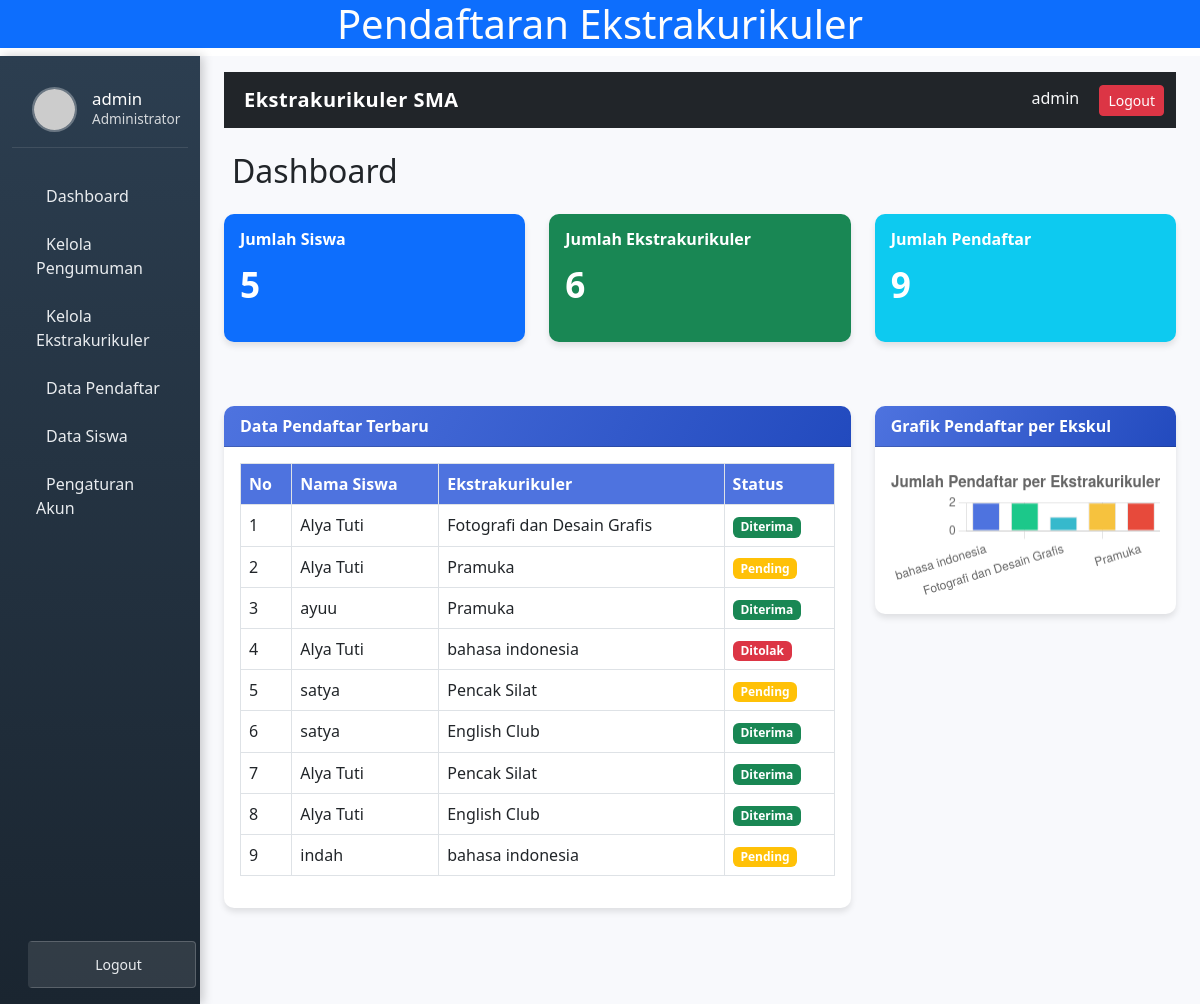
Page /a.php (signed in) on the committed database.
### tables this page shows
CREATE TABLE `pendaftaran` (
  `id_pendaftaran` int(11) NOT NULL,
  `id_siswa` int(11) NOT NULL,
  `id_ekskul` int(11) DEFAULT NULL,
  `tanggal_daftar` date DEFAULT NULL,
  `status_pendaftaran` enum('pending','diterima','ditolak') DEFAULT 'pending'
);

CREATE TABLE `siswa` (
  `id_siswa` int(11) NOT NULL,
  `id_user` int(11) NOT NULL,
  `nama` varchar(100) NOT NULL,
  `nisn` varchar(20) DEFAULT NULL,
  `kelas` varchar(20) DEFAULT NULL,
  `jenis_kelamin` enum('Laki-laki','Perempuan') DEFAULT NULL,
  `alamat` text DEFAULT NULL
);

CREATE TABLE `ekskul` (
  `id_ekskul` int(11) NOT NULL,
  `nama_ekskul` varchar(100) DEFAULT NULL,
  `pembina` varchar(100) NOT NULL,
  `deskripsi` text NOT NULL,
  `kuota` int(11) NOT NULL
);

### a.php (the view, shortened to what this page needs)
<?php
include "config.php";
$siswa_result = $conn->query("SELECT COUNT(*) AS total_siswa FROM siswa");
$total_siswa = $siswa_result->fetch_assoc()['total_siswa'] ?? 0;
$ekskul_result = $conn->query("SELECT COUNT(*) AS total_ekskul FROM ekskul");
$total_ekskul = $ekskul_result->fetch_assoc()['total_ekskul'] ?? 0;
$pendaftar_result = $conn->query("SELECT COUNT(*) AS total_pendaftar FROM pendaftaran");
$total_pendaftar = $pendaftar_result->fetch_assoc()['total_pendaftar'] ?? 0;
$data_result = $conn->query("
  SELECT p.id_pendaftaran, s.nama AS nama_siswa, e.nama_ekskul, p.status_pendaftaran
  FROM pendaftaran p
  JOIN siswa s ON p.id_siswa = s.id_siswa
  JOIN ekskul e ON p.id_ekskul = e.id_ekskul
  ORDER BY p.id_pendaftaran DESC
");
$chart_result = $conn->query("
  SELECT e.nama_ekskul, COUNT(*) AS total
  FROM pendaftaran p
  JOIN ekskul e ON p.id_ekskul = e.id_ekskul
  GROUP BY e.nama_ekskul
");
$chart_labels = [];
$chart_data = [];
while ($row = $chart_result->fetch_assoc()) {
    $chart_labels[] = $row['nama_ekskul'];
    $chart_data[] = $row['total'];
}
?>
<!DOCTYPE html>
<html lang="id">
<head>
    <link href="https://cdn.jsdelivr.net/npm/bootstrap@5.3.0/dist/css/bootstrap.min.css" rel="stylesheet">
</head>
<body>
    <h1 class="text-center bg-primary" style="color:rgb(253, 253, 253);">Pendaftaran Ekstrakurikuler</h1>
    <div class="container-fluid">
        <div class="row">
            <nav class="col-md-3 col-lg-2 d-md-block sidebar">
                <div class="user-info">
                    <img src="https://ui-avatars.com/api/?name=<?= urlencode($_SESSION['username']) ?>&background=4e73df&color=ffffff" alt="Admin">
                    <div class="user-details">
                        <h5><?= htmlspecialchars($_SESSION['username']) ?></h5>
                        <p>Administrator</p>
                    </div>
                </div>
                <div class="mt-4">
                    <a href="dashboard.php"><i class="fas fa-tachometer-alt"></i> Dashboard</a>
                    <a href="kelola_pengumuman.php"><i class="fas fa-bullhorn"></i> Kelola Pengumuman</a>
                    <a href="kelola_ekskul.php"><i class="fas fa-futbol"></i> Kelola Ekstrakurikuler</a>
                    <a href="daftar.php"><i class="fas fa-list"></i> Data Pendaftar</a>
                    <a href="kelola_siswa.php"><i class="fas fa-users"></i> Data Siswa</a>
                    <a href="#" data-bs-toggle="modal" data-bs-target="#accountModal"><i class="fas fa-user-cog"></i> Pengaturan Akun</a>
                </div>
                <div class="mt-auto p-3 text-center" style="position: absolute; bottom: 0; width: 100%;">
                    <a href="logout.php" class="btn logout-btn btn-sm" onclick="return confirm('Yakin ingin logout?')">
                        <i class="fas fa-sign-out-alt"></i> Logout
                    </a>
                </div>
            </nav>
            <main class="col-md-9 ms-sm-auto col-lg-10 px-md-4 content">
                <nav class="navbar navbar-expand-lg navbar-dark bg-dark mb-4">
                    <div class="container">
                        <a class="navbar-brand" href="#"><i class="fas fa-graduation-cap me-2"></i>Ekstrakurikuler SMA</a>
                        <div class="ms-auto">
                            <span class="text-light me-3"><?= htmlspecialchars($_SESSION['username']) ?></span>
                            <a href="logout.php" class="btn btn-danger btn-sm" onclick="return confirm('Yakin ingin logout?')">
                                <i class="fas fa-sign-out-alt"></i> Logout
                            </a>
                        </div>
                    </div>
                </nav>
                <h2 class="mb-4"><i class="fas fa-tachometer-alt me-2"></i>Dashboard</h2>
                <div class="row">
                    <div class="col-md-4 mb-3">
                        <div class="card text-white bg-primary">
                            <div class="card-body">
                                <div class="d-flex justify-content-between">
                                    <div>
                                        <h5 class="card-title">Jumlah Siswa</h5>
                                        <p class="stat-number"><?= $total_siswa ?></p>
                                    </div>
                                </div>
                            </div>
                        </div>
                    </div>
                    <div class="col-md-4 mb-3">
                        <div class="card text-white bg-success">
                            <div class="card-body">
                                <div class="d-flex justify-content-between">
                                    <div>
                                        <h5 class="card-title">Jumlah Ekstrakurikuler</h5>
                                        <p class="stat-number"><?= $total_ekskul ?></p>
                                    </div>
                                </div>
                            </div>
                        </div>
                    </div>
                    <div class="col-md-4 mb-3">
                        <div class="card text-white bg-info">
                            <div class="card-body">
                                <div class="d-flex justify-content-between">
                                    <div>
                                        <h5 class="card-title">Jumlah Pendaftar</h5>
                                        <p class="stat-number"><?= $total_pendaftar ?></p>
                                    </div>
                                </div>
                            </div>
                        </div>
                    </div>
                </div>
                <div class="row">
                    <div class="col-md-8">
                        <div class="card mt-4">
                            <div class="card-header">Data Pendaftar Terbaru</div>
                            <div class="card-body table-responsive">
                                <table class="table table-bordered table-hover">
                                    <thead>
                                        <tr>
                                            <th>No</th>
                                            <th>Nama Siswa</th>
                                            <th>Ekstrakurikuler</th>
                                            <th>Status</th>
                                        </tr>
                                    </thead>
                                    <tbody>
                                        <?php $no = 1;
                                        while ($row = $data_result->fetch_assoc()): ?>
                                            <tr>
                                                <td><?= $no++ ?></td>
                                                <td><?= htmlspecialchars($row['nama_siswa']) ?></td>
                                                <td><?= htmlspecialchars($row['nama_ekskul']) ?></td>
                                                <td>
                                                    <span class="badge
                                                        <?= $row['status_pendaftaran'] === 'diterima' ? 'bg-success' : ($row['status_pendaftaran'] === 'ditolak' ? 'bg-danger' : 'bg-warning') ?>">
                                                        <?= ucfirst($row['status_pendaftaran']) ?>
                                                    </span>
                                                </td>
                                            </tr>
                                        <?php endwhile; ?>
                                    </tbody>
                                </table>
                            </div>
                        </div>
                    </div>
                    <div class="col-md-4">
                        <div class="card mt-4">
                            <div class="card-header">Grafik Pendaftar per Ekskul</div>
                            <div class="card-body">
                                <canvas id="chartHasiltopsis"></canvas>
                            </div>
                        </div>
                    </div>
                </div>
            </main>
        </div>
    </div>
    <script>
        // Chart untuk pendaftar per ekskul
        const ctx = document.getElementById('chartHasiltopsis');
        new Chart(ctx, {
            type: 'bar',
            data: {
                labels: <?= json_encode($chart_labels) ?>,
                datasets: [{
                    label: 'Jumlah Pendaftar',
                    data: <?= json_encode($chart_data) ?>,
                    backgroundColor: [
                        '#4e73df', '#1cc88a', '#36b9cc', '#f6c23e', '#e74a3b',
                        '#5a5c69', '#858796', '#3a3b45', '#f8f9fc', '#e74a3b'
                    ],
                    borderWidth: 1
                }]
            },
            options: {
                responsive: true,
                plugins: {
                    legend: {
                        display: false
                    },
                    title: {
                        display: true,
                        text: 'Jumlah Pendaftar per Ekstrakurikuler',
                        font: {
                            size: 16
                        }
                    }
                },
                scales: {
                    y: {
                        beginAtZero: true,
                        ticks: {
                            precision: 0
                        }
                    }
                }
            }
        });
        // Validasi form di modal
        document.querySelector('form[name="update_account"]').addEventListener('submit', function(e) {
            const newPassword = document.getElementById('new_password').value;
            const confirmPassword = document.getElementById('confirm_password').value;
            if (newPassword && newPassword !== confirmPassword) {
                e.preventDefault();
                alert('Password baru dan konfirmasi password tidak cocok!');
            }
        });
    </script>
</body>
</html>

### a.php (style rules this page uses)
html, body { height: 100%; margin: 0; overflow: hidden; font-family: 'Segoe UI', Tahoma, Geneva, Verdana, sans-serif; }
.sidebar { height: 100vh; background: linear-gradient(180deg, #2c3e50, #1a2530); color: white; position: fixed; left: 0; padding-top: 1rem; box-shadow: 3px 0 10px rgba(0, 0, 0, 0.2); z-index: 100; }
.sidebar a { color: #e9ecef; text-decoration: none; display: block; padding: 12px 20px; transition: all 0.3s; border-left: 4px solid transparent; }
.content { margin-left: 16.6667%; padding: 1rem; height: 100vh; overflow-y: auto; background-color: #f8f9fc; }
.navbar-brand { font-weight: 600; letter-spacing: 0.5px; }
.card { border-radius: 10px; box-shadow: 0 4px 6px rgba(0, 0, 0, 0.1); transition: transform 0.3s, box-shadow 0.3s; margin-bottom: 1.5rem; border: none; }
.card-title { font-weight: 600; font-size: 1rem; margin-bottom: 0.5rem; }
.stat-number { font-size: 2.2rem; font-weight: 700; margin-top: 0.5rem; }
.table thead th { background-color: #4e73df; color: white; font-weight: 600; }
.user-info { display: flex; align-items: center; padding: 15px 20px; border-bottom: 1px solid rgba(255, 255, 255, 0.1); }
.user-info img { width: 45px; height: 45px; border-radius: 50%; object-fit: cover; margin-right: 15px; border: 2px solid rgba(255, 255, 255, 0.3); }
.user-details h5 { margin-bottom: 0; font-size: 1.05rem; }
.user-details p { margin-bottom: 0; font-size: 0.85rem; opacity: 0.8; }
.logout-btn { background: rgba(255, 255, 255, 0.1); border: 1px solid rgba(255, 255, 255, 0.2); color: #fff; transition: all 0.3s; }
.card-header { background: linear-gradient(120deg, #4e73df, #224abe); color: white; font-weight: 600; border-top-left-radius: 10px !important; border-top-right-radius: 10px !important; }

### rows in the picture
pendaftaran: id_siswa.nama "Alya Tuti", id_ekskul.nama_ekskul "Fotografi dan Desain Grafis", status_pendaftaran "Diterima"
pendaftaran: id_siswa.nama "Alya Tuti", id_ekskul.nama_ekskul "Pramuka", status_pendaftaran "Pending"
pendaftaran: id_siswa.nama "ayuu", id_ekskul.nama_ekskul "Pramuka", status_pendaftaran "Diterima"
pendaftaran: id_siswa.nama "Alya Tuti", id_ekskul.nama_ekskul "bahasa indonesia", status_pendaftaran "Ditolak"
pendaftaran: id_siswa.nama "satya", id_ekskul.nama_ekskul "Pencak Silat", status_pendaftaran "Pending"
pendaftaran: id_siswa.nama "satya", id_ekskul.nama_ekskul "English Club", status_pendaftaran "Diterima"
pendaftaran: id_siswa.nama "Alya Tuti", id_ekskul.nama_ekskul "Pencak Silat", status_pendaftaran "Diterima"
pendaftaran: id_siswa.nama "Alya Tuti", id_ekskul.nama_ekskul "English Club", status_pendaftaran "Diterima"
pendaftaran: id_siswa.nama "indah", id_ekskul.nama_ekskul "bahasa indonesia", status_pendaftaran "Pending"

### other values in the picture
$_SESSION['username'] "admin"
$total_siswa "5"
$total_ekskul "6"
$total_pendaftar "9"
chart data {{ json_encode($chart_data) }} ["2","2","1","2","2"]
